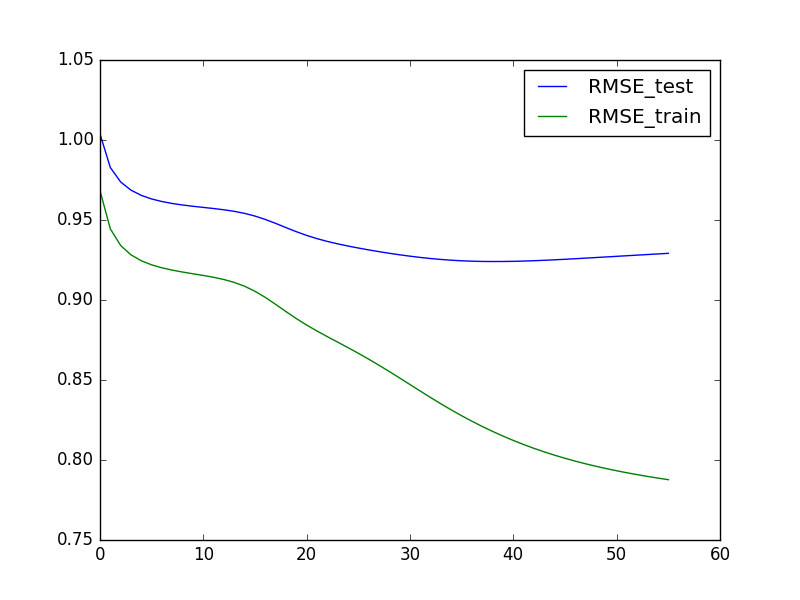

Reproduce this figure in Python.
''''' 
ref : http://blog.csdn.net/daer520/article/details/19929523
k=1:0.933 0.874(abandoned)
k=5:0.936 0.788
'''  

import random  
import math  
import cPickle as pickle  
import pylab as pl

class SVD():  
    def __init__(self,allfile,trainfile,testfile,factorNum=5):  
        #all data file  
        self.allfile=allfile  
        #training set file  
        self.trainfile=trainfile  
        #testing set file  
        self.testfile=testfile  
        #get factor number  
        self.factorNum=factorNum  
        #get user number  
        self.userNum=self.getUserNum()  
        #get item number  
        self.itemNum=self.getItemNum()  
        #learning rate 
        self.learningRate=0.01  
        #the regularization lambda  
        self.regularization=0.05  
        #initialize the model and parameters  
        self.initModel()  
	self.arrRMSE_test = []
        self.arrRMSE_train = []

    #get user number function  
    def getUserNum(self):  
        file=self.allfile  
        cnt=0  
        userSet=set()  
        for line in open(file):  
            user=line.split('\t')[0].strip()  
            if user not in userSet:  
                userSet.add(user)  
                cnt+=1  
        return cnt  

    #get item number function  
    def getItemNum(self):  
        file=self.allfile  
        cnt=0  
        itemSet=set()  
        for line in open(file):  
            item=line.split('\t')[1].strip()  
            if item not in itemSet:  
                itemSet.add(item)  
                cnt+=1  
        return cnt  

    #initialize all parameters  
    def initModel(self):  
        self.av=self.average(self.trainfile)  
        self.bu=[0.0 for i in range(self.userNum)]  
        self.bi=[0.0 for i in range(self.itemNum)]  
        temp=math.sqrt(self.factorNum)  
        self.pu=[[(0.1*random.random()/temp) for i in range(self.factorNum)] for j in range(self.userNum)]  
        self.qi=[[(0.1*random.random()/temp) for i in range(self.factorNum)] for j in range(self.itemNum)]  
        print "Initialize end.The user number is:%d,item number is:%d,the average score is:%f" % (self.userNum,self.itemNum,self.av) 
 
    #train model    
    def train(self,iterTimes=100):  
        print "Beginning to train the model......"  
        trainfile=self.trainfile  
        preRmse=10000.0  
        for iter in range(iterTimes):  
            fi=open(trainfile,'r')  
            #read the training file  
            for line in fi:  
                content=line.split('\t')  
                user=int(content[0].strip())-1  
                item=int(content[1].strip())-1  
                rating=float(content[2].strip())  
                #calculate the predict score  
                pscore=self.predictScore(self.av,self.bu[user],self.bi[item],self.pu[user],self.qi[item])  
                #the delta between the real score and the predict score  
                eui=rating-pscore  
                  
                #update parameters bu and bi(user rating bais and item rating bais)  
                self.bu[user]+=self.learningRate*(eui-self.regularization*self.bu[user])  
                self.bi[item]+=self.learningRate*(eui-self.regularization*self.bi[item])  
                for k in range(self.factorNum):  
                    #temp=self.pu[user][k]  
                    #update pu,qi  
		    #temp = self.pu[user][k]
                    #self.pu[user][k]+=self.learningRate*(eui*self.qi[user][k]-self.regularization*self.pu[user][k])  
                    #(wrong)self.qi[item][k]+=self.learningRate*(self.pu[user][k]*eui-self.regularization*self.qi[item][k]) 
		    #self.qi[item][k]+=self.learningRate*(temp*eui-self.regularization*self.qi[item][k])  

		    temp = self.qi[item][k]
		    self.qi[item][k]+=self.learningRate*(self.pu[user][k]*eui-self.regularization*self.qi[item][k])   
                    #(wrong)sself.qi[item][k]+=self.learningRate*(self.pu[user][k]*eui-self.regularization*self.qi[item][k]) 
		    self.pu[user][k]+=self.learningRate*(eui*temp-self.regularization*self.pu[user][k]) 
                #print pscore,eui  
            #close the file  
            fi.close()  
            #calculate the current rmse  
            curTestRmse=self.test(self.av,self.bu,self.bi,self.pu,self.qi,self.testfile)
	    curTrainRmse = self.test(self.av,self.bu,self.bi,self.pu,self.qi,self.trainfile)  
	    self.arrRMSE_test.append(curTestRmse)
	    self.arrRMSE_train.append(curTrainRmse)
	    #self.regularization = self.regularization * 0.93
	    print "Iteration %d times : " % (iter + 1)
            print "RMSE_test  is : %f" % (curTestRmse)  
	    print "RMSE_train is : %f" % (curTrainRmse)
            if curTrainRmse+0.001>preRmse:  
                break  
            else:  
                preRmse=curTrainRmse  
        print "Iteration finished!"  
	#print ("RMSE of test set is : " + s.test(self, ))

    #test on the test set and calculate the RMSE  
    def test(self,av,bu,bi,pu,qi,f):  
        #testfile=self.testfile  
        rmse=0.0  
        cnt=0  
        fi=open(f)  
        for line in fi:  
            cnt+=1  
            content=line.split('\t')  
            user=int(content[0].strip())-1  
            item=int(content[1].strip())-1  
            score=float(content[2].strip())  
            pscore=self.predictScore(av,bu[user],bi[item],pu[user],qi[item])  
            rmse+=math.pow(score-pscore,2)  
        fi.close()  
        return math.sqrt(rmse/cnt)  

    #calculate the average rating in the training set  
    def average(self,filename):  
        result=0.0  
        cnt=0  
        for line in open(filename):  
            cnt+=1  
            score=float(line.split('\t')[2].strip())  
            result+=score  
        return result/cnt  

    #calculate the inner product of two vectors  
    def innerProduct(self,v1,v2):  
        result=0.0  
        for i in range(len(v1)):  
            result+=v1[i]*v2[i]  
        return result  

    def predictScore(self,av,bu,bi,pu,qi):  
        pscore=av+bu+bi+self.innerProduct(pu,qi)  
        if pscore<1:  
            pscore=1  
        if pscore>5:  
            pscore=5  
        return pscore  

    def drawRmse(self):
	#pl.figure('svd-train.78.grad.png')
	pl.ion()
	x = range(len(self.arrRMSE_test))
	pl.plot(x, self.arrRMSE_test, label = 'RMSE_test')
	pl.plot(x, self.arrRMSE_train, label = 'RMSE_train')
	pl.legend()
	pl.show()
	pl.savefig('svd-train.78.grad.png')

    def resultToTxt(self):
	f=open('./svd.result/svd-train.78.grad.txt', "w") 
	b1 = [str(x) + '\n' for x in self.arrRMSE_test]
	b2 = [str(x) + '\n' for x in self.arrRMSE_train]
	f.writelines(b1)
	f.writelines(b2)
	#f.writelines(self.arrRMSE_train)
	f.close()

if __name__=='__main__':  
    s=SVD("./movielens/u.data","./movielens/u1.base","./movielens/u1.test")  
    #print s.userNum,s.itemNum  
    #print s.average("data\\ua.base")  
    s.train() 
    s.drawRmse() 
    s.resultToTxt()
    





